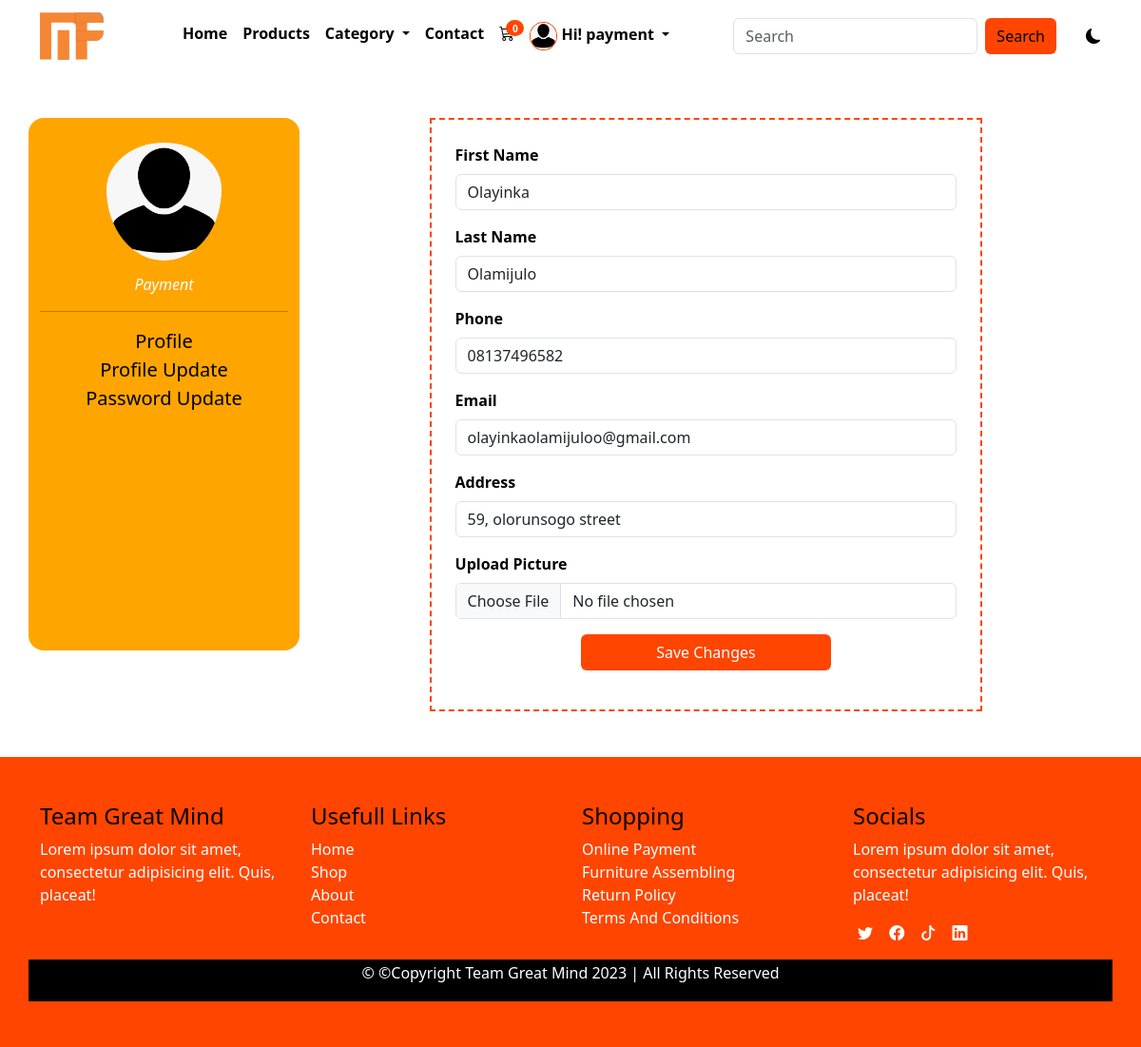
/profile_update (signed in), run on the app's committed database.
### main/models.py (models this page shows, shortened)
class AppInfo (models.Model):
    appname = models.CharField(max_length=50)
    logo = models.ImageField(upload_to='logo')
    carousel1 = models.ImageField(upload_to='carousel1')
    carousel2 = models.ImageField(upload_to='carousel2')
    carousel3 = models.ImageField(upload_to='carousel3')
    banner = models.ImageField(upload_to='banner')
    avatar = models.ImageField(upload_to='avatar', default=True)
    copyright = models.IntegerField()

class Customer(models.Model):
    n_user = models.OneToOneField(User, on_delete=models.CASCADE)
    first_name = models.CharField(max_length=50)
    last_name = models.CharField(max_length=50)
    phone = models.CharField(max_length=15)
    email = models.EmailField(max_length=100)
    address = models.CharField(max_length=150)
    pix = models.ImageField(upload_to='pix')
    joined = models.DateField(auto_now=True)
    class Meta:
        db_table = 'customer'
        managed = True
        verbose_name = 'Customer'
        verbose_name_plural = 'Customer'

### main/views.py (the view, shortened to what this page needs)
# urls.py: path('profile_update', views.profile_update, name = "profile_update"),
def profile_update(request):
    userprof = Customer.objects.get(n_user__username = request.user.username)
    form = ProfileUpdateForm(instance=request.user.customer)
    context = {
        'userprof':userprof
    }
    return render(request, 'profile_update.html', context)

### main/context_processor.py (called while the page is built)
def dropdown(request):
    info = AppInfo.objects.get(pk=1)
    fdog = Category.objects.all()
    context = {
        'info':info,
        'fdog':fdog,
    }
    return context

def cartcount(request):
    count = Cart.objects.filter(user__username = request.user.username, paid=False)
    itemcount = 0
    for item in count:
        itemcount += item.quantity
    context = {
        'itemcount':itemcount
    }
    return context

### main/templates/profile_update.html (shortened to what this page needs)
{% extends 'base.html' %}
{% block header %} {% include 'header.html' %} {% endblock header %}
{% block content %}
<div class="container">
    <div class="row my-5">
        <div class="col-12 col-md-3 pavat">
            <img src="{{userprof.pix.url}}" alt="">
            <p>{{userprof.n_user}}</p>
            <hr>
            <ul class="list-unstyled">
                <li><a href="{% url 'profile' %}">profile</a></li>
                <li><a href="{% url 'profile_update' %}">profile update</a></li>
                <li><a href="{% url 'password_update' %}">password update</a></li>
            </ul>
        </div>
        <div class="col-12 col-md-9 pupdate">
            <form action="{% url 'profile_update' %}" method="POST" enctype="multipart/form-data">
                <div class="mb-3">
                    <label for="exampleFormControlInput1" class="form-label">First Name</label>
                    <input type="text" name="first_name" value="{{userprof.first_name}}" class="form-control" id="exampleFormControlInput1" placeholder="">
                </div>
                <div class="mb-3">
                    <label for="exampleFormControlInput1" class="form-label">Last Name</label>
                    <input type="text" name="last_name" value="{{userprof.last_name}}" class="form-control" id="exampleFormControlInput1" placeholder="">
                </div>
                <div class="mb-3">
                    <label for="exampleFormControlInput1" class="form-label">Phone</label>
                    <input type="text" name="phone" value="{{userprof.phone}}" class="form-control" id="exampleFormControlInput1" placeholder="">
                </div>
                <div class="mb-3">
                    <label for="exampleFormControlInput1" class="form-label">Email</label>
                    <input type="email" name="email" value="{{userprof.email}}" class="form-control" id="exampleFormControlInput1" placeholder="">
                </div>
                <div class="mb-3">
                    <label for="exampleFormControlInput1" class="form-label">Address</label>
                    <input type="text" name="address" value="{{userprof.address}}" class="form-control" id="exampleFormControlInput1" placeholder="">
                </div>
                <div class="mb-3">
                    <label for="exampleFormControlInput1" class="form-label">Upload Picture</label>
                    <input type="file" name="pix" class="form-control" id="exampleFormControlInput1" placeholder="">
                </div>
                <div class="mb-3">
                    <button class="btn" type="submit">Save Changes</button>
                </div>
            </form>
        </div>
    </div>
</div>
{% endblock content %}
{% block footer %} {% include 'footer.html' %} {% endblock footer %}

### main/templates/header.html (shortened to what this page needs)
<nav class="navbar navbar-expand-lg bg-body-tertiary">
    <div class="container">
        <a class="navbar-brand" href="/index.html"><img src="{{info.logo.url}}" alt="" style="height: 50px;"></a>
        <div class="collapse navbar-collapse" id="navbarSupportedContent">
            <ul class="navbar-nav mx-auto mb-2 mb-lg-0">
                {% if user.is_authenticated %}
                <li class="nav-item">
                    <a class="nav-link" aria-current="page" href="{% url 'home' %}">Home</a>
                </li>
                <li class="nav-item">
                    <a class="nav-link" href=" {% url 'products' %} ">Products</a>
                </li>
                <li class="nav-item dropdown">
                    <a class="nav-link dropdown-toggle" href="#" role="button" data-bs-toggle="dropdown" aria-expanded="false">
                    Category
                    </a>
                </li>
                <li class="nav-item">
                    <a class="nav-link" href="{% url 'contact' %}">Contact</a>
                </li>
                <li class="nav-item">
                    <a class="nav-link" href="{% url 'cart' %}">
                        <div class="wrapper">
                            <i class="bi bi-cart3"></i>
                            <span class="badge">{{itemcount}}</span>
                        </div>
                    </a>
                </li>
                <li class="nav-item dropdown">
                    <a class="nav-link dropdown-toggle" href="#" role="button" data-bs-toggle="dropdown" aria-expanded="false">
                        {% if user.customer %}
                        <img src="{{user.customer.pix.url}}" alt="" style="height: 30px;">
                        {% endif %}
                        <span>Hi! {{user.username}}</span>
                    </a>
                </li>
                {% endif %}
            </ul>
            <form class="d-flex search" role="search" action="{% url 'search' %}" method="POST">
                <input class="form-control me-2" name="search" type="search" placeholder="Search" aria-label="Search">
                <button class="btn btn-outline-success" type="submit">Search</button>
            </form>
            <div class="samson">
                <i class="bi bi-moon-fill"></i>
            </div>
        </div>
    </div>
</nav>

### main/static/css/style.css (style rules this page uses)
* { padding: 0%; margin: 0%; box-sizing: border-box; }
.navbar { background: var(--bg) !important; }
.navbar-nav a { color: var(--text); font-weight: 600; }
.wrapper { position: relative; }
.wrapper span { position: absolute; right: -10px; top: -2px; background-color: orangered; font-size: 10px; border-radius: 50%; }
.nav-link img { border: 1px solid orangered; border-radius: 50%; }
.search button { background-color: orangered; border: none; color: black; font-weight: 500; }
.pavat { text-align: center; background-color: orange; border-radius: 1rem; height: 70vh; }
.pavat img { height: 150px; border-radius: 100%; padding-top: 10%; }
.pavat p { color: white; font-style: italic; text-transform: capitalize; padding-top: 5%; }
.pavat a { text-decoration: none; text-transform: capitalize; font-size: 20px; color: black; }
.pupdate form { width: 70%; margin-left: 15%; margin-right: 15%; border: 2px dashed orangered; padding: 3%; }
.pupdate form label { font-weight: 600; }
.pupdate button { background-color: orangered; width: 50%; margin-left: 25%; margin-right: 25%; color: white; font-weight: 500; }
.samson { margin-left: 3%; cursor: pointer; }
:root { --bg: white; --icon: black; --text: black; }
body { background: var(--bg); color: var(--text); overflow: none; }

### data on the page
AppInfo: logo (picture)
Customer: pix (placeholder picture), n_user "Payment", first_name "Olayinka", last_name "Olamijulo", phone "08137496582", email "olayinkaolamijuloo@gmail.com", address "59, olorunsogo street"

### other printed values
{{ itemcount }} "0"
{{ user.username }} "payment"
